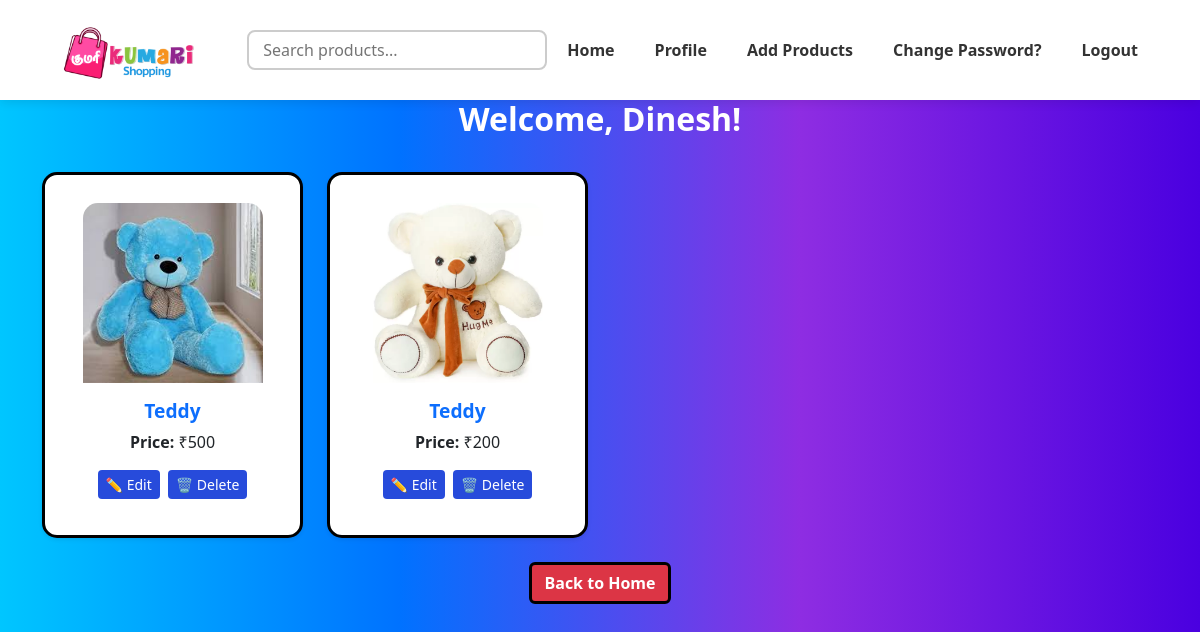
Screenshot of /view_products/ (signed in) with the database file from the repository.
### accounts/models.py (models this page shows, shortened)
class CustomUser(AbstractUser):
    user_role=(
        ('user','User'),
        ('seller','Seller'),
        ('admin','Admin'),
    )
    user_type= models.CharField(max_length=10,choices=user_role,default='user')
    user_profile=models.ImageField(
        upload_to='user_images',
        default='null',
        blank=False,
        validators=[FileExtensionValidator(allowed_extensions=['jpg', 'jpeg', 'png', 'svg','webp'])]
        )
    seller_profile=models.ImageField(
        upload_to='seller_images',
        default='null',
        blank=False,
        validators=[FileExtensionValidator(allowed_extensions=['jpg', 'jpeg', 'png', 'svg','webp'])]
        )
    mobile = models.CharField(
        max_length=14,
        unique=True,
        validators=[RegexValidator(r'^\+91\s?\d{10}$', 'Enter a valid mobile number with country code.')],
        verbose_name='Mobile Number'
    )
    address = models.TextField(
        max_length=150,
        blank=False,
        verbose_name='Address'
    )
    username = models.CharField(
        max_length=150,  # You can change this if needed
        unique=True,
        blank=False,
        null=False,
        validators=[RegexValidator(r'^[a-zA-Z][a-zA-Z0-9]*$','Username only starts with alphabetic characters')]
    )
    first_name = models.CharField(
        max_length=50,
        blank=False,
        validators=[RegexValidator(r'^[a-zA-Z]+$', 'Only alphabetic characters are allowed.')]
    )
    last_name = models.CharField(
        max_length=50,
        blank=False,
        validators=[RegexValidator(r'^[a-zA-Z]+$', 'Only alphabetic characters are allowed.')]
        )
    email = models.EmailField(
        blank=False,
        unique=True)
    is_active = models.BooleanField(default=True)
    objects = CustomUserManager()
    USERNAME_FIELD = 'username'
    REQUIRED_FIELDS = ['mobile']

class Products(models.Model):
    seller = models.ForeignKey(CustomUser, on_delete=models.CASCADE, limit_choices_to={'user_type': 'seller'})
    image=models.ImageField(upload_to='product_images/')
    product_name=models.CharField(max_length=25,
        validators=[RegexValidator(r'^[a-zA-Z][a-zA-Z]*$','Enter a valid product name.')]
    )
    colour=models.CharField(max_length=20,
        validators=[RegexValidator(r'^[a-zA-Z][a-zA-Z]*$','Enter a valid colour.')]
    )
    description=models.CharField(max_length=200,
        validators=[RegexValidator(r'^[a-zA-Z0-9\s.,-]*$','Only alphanumeric characters and certain punctuation are allowed.')]
    )
    price=models.PositiveIntegerField()
    discount=models.PositiveIntegerField(
        validators=[RegexValidator(r'^\d{1,2}%?$', 'Enter a valid discount amount.')]
    )
    delivery_charge=models.PositiveIntegerField()
    stock=models.PositiveIntegerField()

### accounts/views.py (the view)
# urls.py: path('view_products/',views.view_products,name='view_products'),
@login_required
def view_products(request):
    if request.user.user_type != 'seller':
        return HttpResponseForbidden("Only sellers can view their products.")
    products = Products.objects.filter(seller=request.user)
    return render(request, 'view_products.html', {'products': products})

### templates/view_products.html (shortened to what this page needs)
{% extends "base.html" %}
{% load static %}
{% block content %}
<h2 class="welcome text-white"><strong>Welcome, {{ request.user.first_name|title }}!</strong></h2> <br>
<div class="container">
  <div class="row row-cols-1 row-cols-sm-2 row-cols-md-3 row-cols-lg-4 g-4">
    {% for product in products %}
    <div class="col d-flex">
      <div class="card shadow-sm flex-fill">
        <div class="d-flex justify-content-center align-items-center mt-2">
        <img src="{{ product.image.url }}" class="card-img-top" alt="{{ product.product_name }}" style="height: 180px; border-radius: 15px 15px 0 0;">
        </div>
        <div class="card-body text-center">
          <h5 class="card-title text-primary">{{ product.product_name|title }}</h5>
          <p><strong>Price:</strong> ₹{{ product.price }}</p>
          <div class="d-flex justify-content-center gap-2 mt-3">
            <a href="{% url 'edit_products' product_id=product.id %}" class="btn btn-sm btn-edit">✏️ Edit</a>
            <a href="{% url 'delete_products' product_id=product.id %}" class="btn btn-sm btn-delete text-white">🗑️ Delete</a>
          </div>
        </div>
      </div>
    </div>
    {% endfor %}
  </div>
</div>
<div class="text-center mt-4">
  <a href="{% url 'view_products' %}" class="btn bg-danger" style="color: white; border: 3px solid black;"><b>Back to Home</b></a>
</div>
{% endblock %}

### static/css/style.css (style rules this page uses)
.card { width: 90%; max-width: 850px; align-items: center; border: 5px solid black; border-radius: 10px; background-color: white; box-shadow: 0 5px 15px rgba(0, 0, 0, 0.3); padding: 20px; }
.card { align-items: center; }
h5 { text-align: center; }
body { margin: 0; padding: 0; height: 100%; }

### templates/view_products.html (style rules this page uses)
body { background: linear-gradient(to right, #00c6ff, #0072ff, #8e2de2, #4a00e0); font-family: 'Segoe UI', sans-serif; }
.card { border: 3px solid black; border-radius: 15px; transition: transform 0.3s ease, box-shadow 0.3s ease; }
.card-title { font-weight: bold; font-size: 1.2rem; }
.btn-edit { background-color: #274bdb; border: none; color: white; }
.btn-delete { background-color: #274bdb; border: none; }
.welcome { text-align: center; margin: 30px 0 10px; font-size: 2rem; font-weight: 700; }

### rows the page displays
CustomUser: user.first_name "Dinesh"
Products: image (picture), product_name "Teddy", price "500"
Products: image (picture), product_name "Teddy", price "200"
